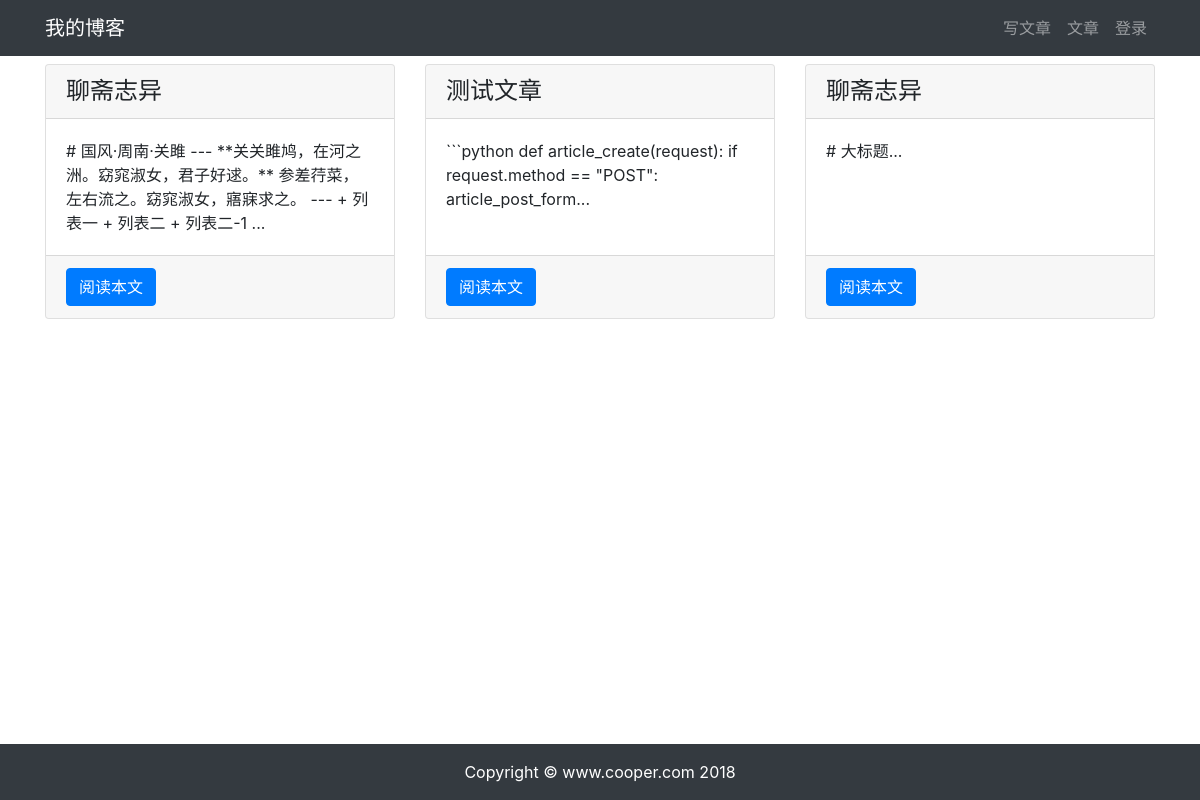
Page /article/article-list/ on the earlier database version.
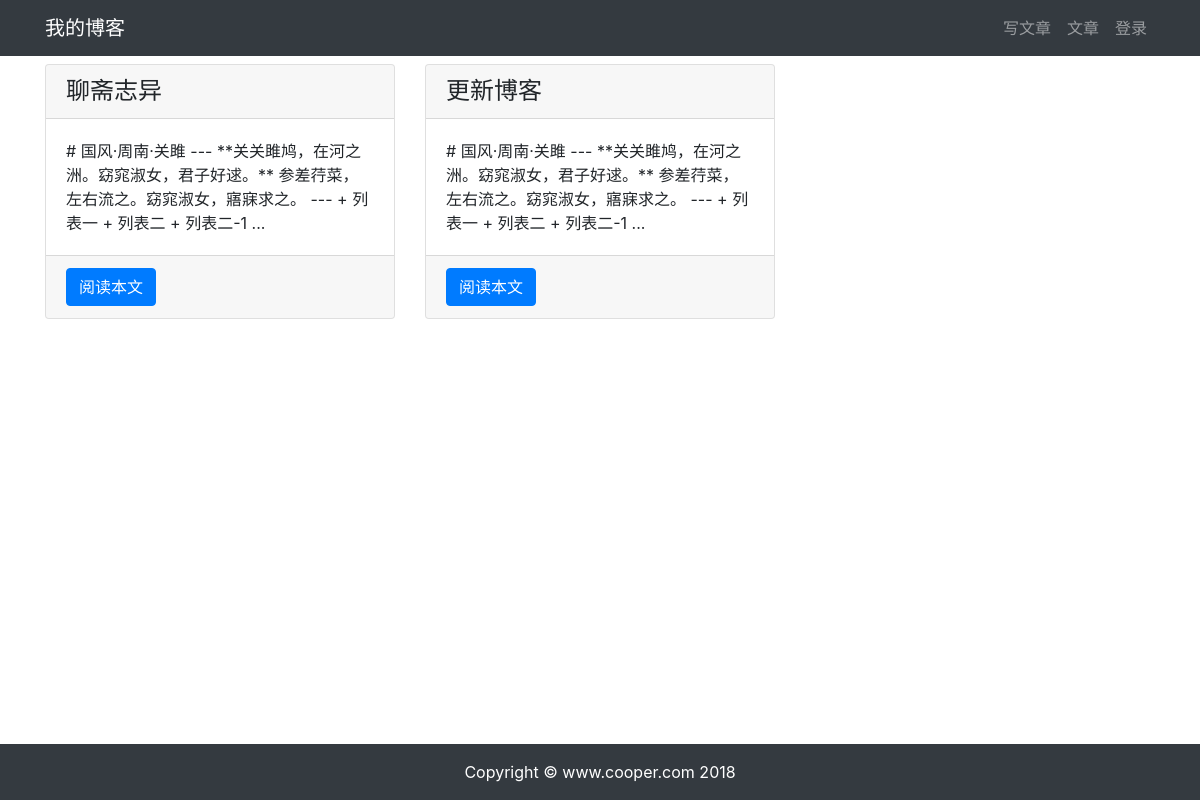
Same page on the later database version.
### article/models.py (models this page shows, shortened)
class ArticlePost(models.Model):
    author = models.ForeignKey(User, on_delete=models.CASCADE)
    title = models.CharField(max_length=100)
    body = models.TextField()
    created = models.DateTimeField(default=timezone.now)
    updated = models.DateTimeField(auto_now=True)
    class Meta:
        ordering = ('created', '-created')
        verbose_name = '文章'
        verbose_name_plural = verbose_name

### article/views.py (the view)
# urls.py: path('article-list/', views.article_list, name='article_list'),
def article_list(request):
    articles = ArticlePost.objects.all()
    list_context = {'articles': articles}
    return render(request, 'article/list.html', list_context)

### templates/article/list.html (shortened to what this page needs)
{% extends "base.html" %}
{% load staticfiles %}
{% block content %}
<div class="container">
    <div class="row mt-2">
        {% for article in articles %}
        <div class="col-4 mb-4">
            <div class="card h-100">
                <h4 class="card-header">{{ article.title }}</h4>
                <div class="card-body">
                    <p class="card-text">{{ article.body|safe|slice:'100' }}...</p>
                </div>
                <div class="card-footer">
                    <a href="{% url 'article:article_detail' article.id %}" class="btn btn-primary">阅读本文</a>
                </div>
            </div>
        </div>
        {% endfor %}
    </div>
</div>
{% endblock content %}

### templates/base.html (shortened to what this page needs)
{% load staticfiles %}
<!DOCTYPE html>
<html lang="zh-cn">
<head>
    <link rel="stylesheet" href="{% static 'bootstrap/css/bootstrap.min.css' %}">
    <link rel="stylesheet" type="text/css" href="{% static 'md_css/monokai_codehilite.css' %}">
    <link rel="stylesheet" type="text/css" href="{% static 'self/self.css' %}">
</head>
<body>
    {% include 'header.html' %}
    {% block content %}{% endblock content %}
    {% include 'footer.html' %}
</body>
</html>

### templates/header.html (shortened to what this page needs)
<nav class="navbar navbar-expand-lg navbar-dark bg-dark">
    <div class="container">
        <a class="navbar-brand" href="#">我的博客</a>
        <div>
            <ul class="navbar-nav">
                <li class="nav-item">
                    <a class="nav-link" href="{% url 'article:article_create' %}">写文章</a>
                </li>
                <li class="nav-item">
                    <a class="nav-link" href="{% url 'article:article_list' %}">文章</a>
                </li>
                {% if user.is_authenticated %}
                    <li class="nav-item dropdown">
                        <a class="nav-link dropdown-toggle" href="#" id="navbarDropdown" role="button"
                           data-toggle="dropdown" aria-haspopup="true" aria-expanded="false">
                            {{ user.username }}
                        </a>
                        <div class="dropdown-menu" aria-labelledby="navbarDropdown">
                            <a class="dropdown-item" href="#">个人空间</a>
                            <a class="dropdown-item" href="{% url 'userprofile:userprofile_logout' %}">退出登录</a>
                            <a class="dropdown-item" href="#">设置</a>
                            <a class="dropdown-item" href="#" onclick="user_delete()">删除用户</a>
                        </div>
                    </li>
                {% else %}
                    <li class="nav-item">
                        <a class="nav-link" href="{% url 'userprofile:userprofile_login' %}">登录</a>
                    </li>
                {% endif %}
            </ul>
        </div>
    </div>
</nav>

### templates/footer.html
{% load staticfiles %}
<div>
    <br><br><br>
</div>
<footer class="py-3 bg-dark fixed-bottom">
    <div class="container">
        <p class="m-0 text-center text-white">Copyright &copy; www.cooper.com 2018</p>
    </div>
</footer>

Differences in the rows shown:
removed ArticlePost: title "测试文章", body "```python def article_create(request): if request.method == \"POST\": article_post_form"
removed ArticlePost: title "聊斋志异", body "# 大标题"
added ArticlePost: title "更新博客", body "# 国风·周南·关雎 --- **关关雎鸠，在河之洲。窈窕淑女，君子好逑。** 参差荇菜，左右流之。窈窕淑女，寤寐求之。 --- + 列表一 + 列表二 + 列表二-1"
